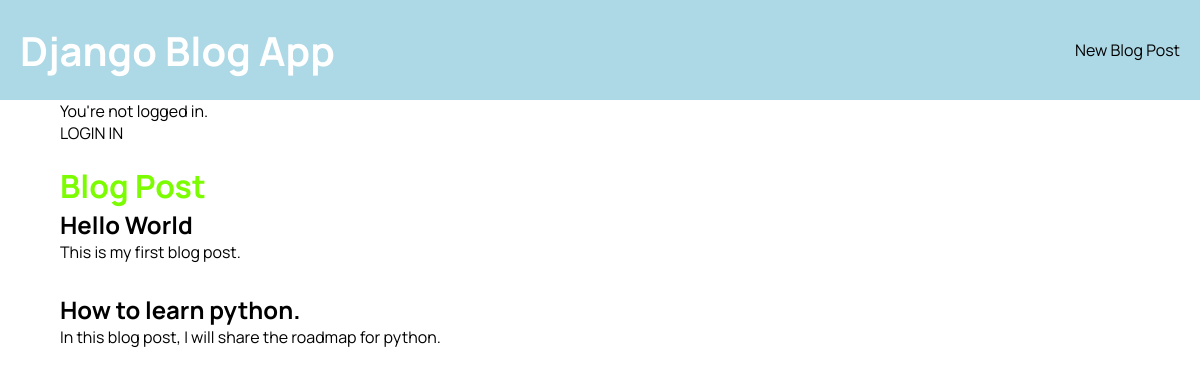
The app's page /, older data.
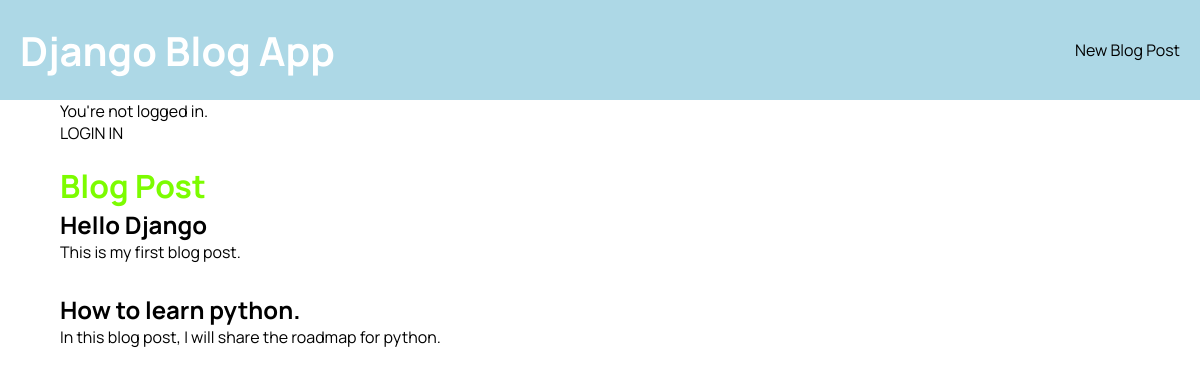
The same page, newer data.
### blog/models.py (models this page shows, shortened)
class Post(models.Model):
    title = models.CharField(max_length=200)
    author = models.ForeignKey('auth.user', on_delete=models.CASCADE)
    body = models.TextField()

### blog/views.py (the view)
# urls.py: path('', BlogListView.as_view(), name='home'),
class BlogListView(ListView):
    model = Post
    template_name = "home.html"
    context_object_name = 'blogs_post_list'

### blog/templates/home.html
{% extends "base.html" %}
{% block content %}
    <div class="blogs">
        <h1 class="title">Blog Post</h1>
        <div class="blog__list">
        {% for post in blogs_post_list  %}
            <div class="blog__card">
                <h2><a href="{% url 'post_detail' post.pk %}">{{ post.title}}</a></h2>
                <p>{{ post.body }}</p>
            </div>
        {% endfor %}
        </div>
    </div>
{% endblock content %}

Row changes from the older to the newer data that the page shows:
changed Post "This is my first blog post.": title "Hello World" → "Hello Django"
